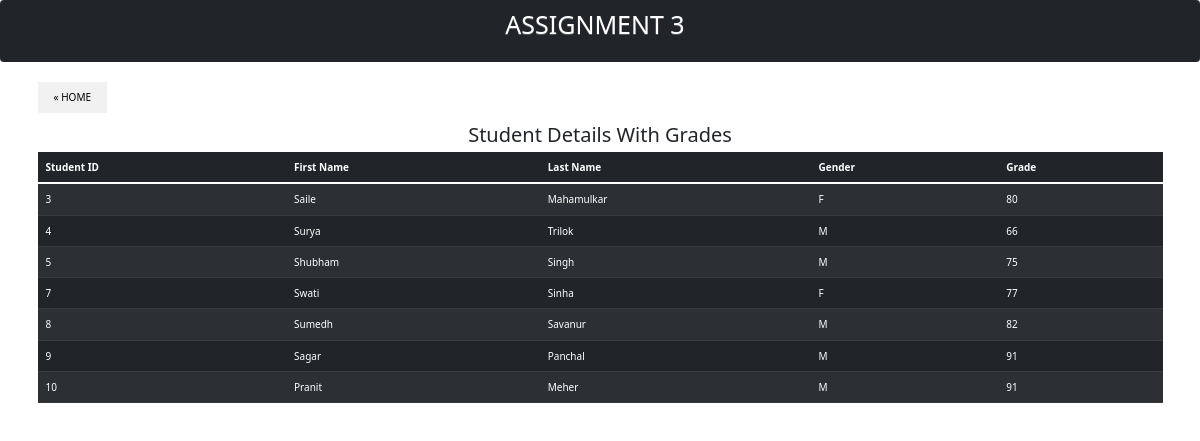
The page /getList on the database its author committed.
### tables this page shows
CREATE TABLE student_db( id INTEGER PRIMARY KEY,first_name TEXT,last_name TEXT,gender TEXT,grade INTEGER);

### assignment3.py (the view)
@app.route('/getList')
def getList():
   con = sqlite3.connect("StudentInfo.db")
   con.row_factory = sqlite3.Row
   cur = con.cursor()
   cur.execute("select * from student_db")
   rows = cur.fetchall();
   return render_template("results.html",rows = rows)

### templates/results.html
{% extends "main.html" %}
{% block content %}
<!doctype html>
<html>
   <body>
     <h2 align="center"> Student Details With Grades</h2>
      <table class="table table-striped table-dark" align="center">
         <thead class="thead-dark">
            <th scope="col">Student ID</th>
            <th scope="col">First Name</th>
            <th scope="col">Last Name</th>
            <th scope="col">Gender</th>
            <th scope="col">Grade</th>
         </thead>
         {% for row in rows %}
            <tr>
               <td>{{row['id']}}</td>
               <td>{{row["first_name"]}}</td>
               <td>{{row["last_name"]}}</td>
               <td>{{row["gender"]}}</td>
               <td>{{row['grade']}}</td>
            </tr>
         {% endfor %}
      </table>
   </body>
</html>
{% endblock content %}

### templates/main.html (shortened to what this page needs)
<!DOCTYPE html>
<html lang="en" dir="ltr">
  <head>
    <link rel="stylesheet" href="https://maxcdn.bootstrapcdn.com/bootstrap/3.3.7/css/bootstrap.min.css">
    <link rel="stylesheet" href="https://maxcdn.bootstrapcdn.com/bootstrap/3.3.7/css/bootstrap-theme.min.css">
    <link href="https://cdn.jsdelivr.net/npm/bootstrap@5.0.2/dist/css/bootstrap.min.css" rel="stylesheet">
  </head>
  <body>
    <nav class="navbar navbar-dark bg-dark">
      <a class="navbar-brand"><h1>ASSIGNMENT 3</h1></a>
    </nav>
    <div class="container">
      <p>
          <a href="{{url_for('home')}}" class="previous">&laquo; HOME</a>
      </p>
  </body>
</html>
{% block content %}
{% endblock content %}
</body>
</html>

### templates/main.html (style rules this page uses)
a { text-decoration: none; display: inline-block; padding: 8px 16px; }
.previous { background-color: #f1f1f1; color: black; }

### rows shown on the page
student_db: id "3", first_name "Saile", last_name "Mahamulkar", gender "F", grade "80"
student_db: id "4", first_name "Surya", last_name "Trilok", gender "M", grade "66"
student_db: id "5", first_name "Shubham", last_name "Singh", gender "M", grade "75"
student_db: id "7", first_name "Swati", last_name "Sinha", gender "F", grade "77"
student_db: id "8", first_name "Sumedh", last_name "Savanur", gender "M", grade "82"
student_db: id "9", first_name "Sagar", last_name "Panchal", gender "M", grade "91"
student_db: id "10", first_name "Pranit", last_name "Meher", gender "M", grade "91"
